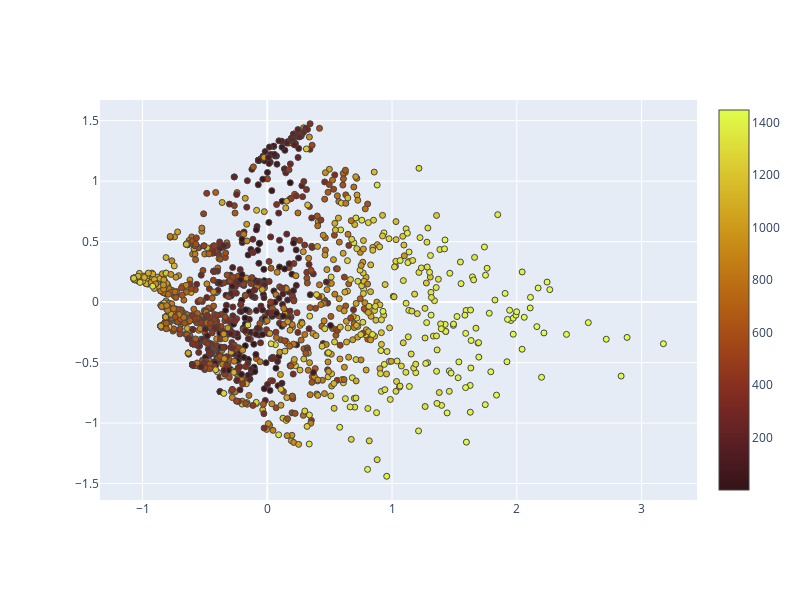
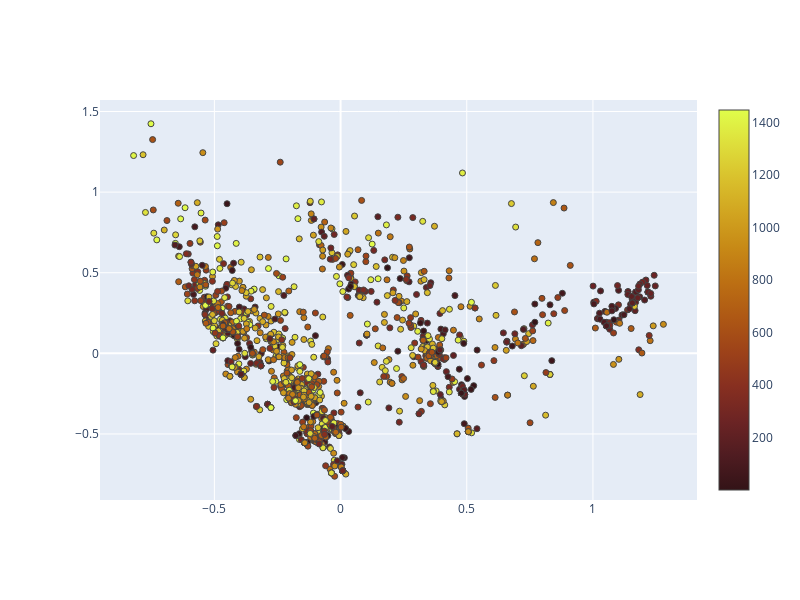
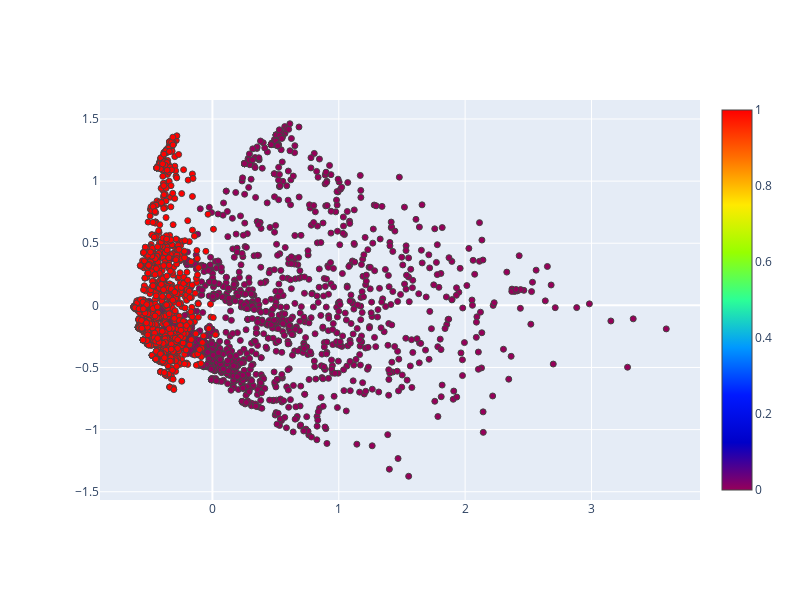

Here is the notebook cell these charts were saved with, in order:
### Code cell
from node2vec2rank.visualization_utils import dim_reduction, plot_embeddings

algorithm = 'pca'
n_components = 2

first_embeddings = model.node_embeddings[0]
second_embeddings = model.node_embeddings[1]
concat_embeddings = np.append(first_embeddings, second_embeddings, axis=0)

first_embeddings_red = dim_reduction(first_embeddings[:,:6], algorithm=algorithm, n_components=n_components)
second_embeddings_red = dim_reduction(second_embeddings[:,:6], algorithm=algorithm, n_components=n_components)
concat_embeddings_red = dim_reduction(concat_embeddings[:,:6], algorithm=algorithm, n_components=n_components)

plot_embeddings(first_embeddings_red, color_type='numeric', color = n2v2r_borda_ranking_pd.loc[node_names,'borda_ranks'], names=node_names)
plot_embeddings(second_embeddings_red, color_type='numeric', color = n2v2r_borda_ranking_pd.loc[node_names,'borda_ranks'], names=node_names)

num_nodes = first_embeddings_red.shape[0]
color_one = np.zeros(num_nodes)
color_two = np.ones(num_nodes)
color_concat = np.append(color_one, color_two, axis=0)

plot_embeddings(concat_embeddings_red, color=color_concat, names = np.append(node_names,node_names))

### Figure 1 — Plotly figure (JSON) as saved in the notebook; plotly's stock layout.template omitted (floating-point values rounded to 4 significant figures; data arrays with more than 128 entries replaced by an {"elided": "..."} marker saying what was removed)
{"data": [{"hovertemplate": "<b>(%{x},%{y})</b><br><b>%{text}</b><extra></extra>", "marker": {"color": {"elided": "1447 int values"}, "colorscale": [[0, "rgb(51, 19, 23)"], [0.09091, "rgb(79, 28, 33)"], [0.1818, "rgb(108, 36, 36)"], [0.2727, "rgb(135, 47, 32)"], [0.3636, "rgb(157, 66, 25)"], [0.4545, "rgb(174, 88, 20)"], [0.5455, "rgb(188, 111, 19)"], [0.6364, "rgb(199, 137, 22)"], [0.7273, "rgb(209, 164, 32)"], [0.8182, "rgb(217, 192, 44)"], [0.9091, "rgb(222, 222, 59)"], [1, "rgb(224, 253, 74)"]], "line": {"width": 1}, "showscale": true, "size": 6}, "mode": "markers", "text": {"elided": "1447 str values"}, "type": "scatter", "x": {"elided": "1447 float values"}, "y": {"elided": "1447 float values"}}], "layout": {"height": 600, "margin": {"b": 100, "l": 100, "r": 100, "t": 100}, "width": 800}}

### Figure 2 — Plotly figure (JSON) as saved in the notebook; plotly's stock layout.template omitted (floating-point values rounded to 4 significant figures; data arrays with more than 128 entries replaced by an {"elided": "..."} marker saying what was removed)
{"data": [{"hovertemplate": "<b>(%{x},%{y})</b><br><b>%{text}</b><extra></extra>", "marker": {"color": {"elided": "1447 int values"}, "colorscale": [[0, "rgb(51, 19, 23)"], [0.09091, "rgb(79, 28, 33)"], [0.1818, "rgb(108, 36, 36)"], [0.2727, "rgb(135, 47, 32)"], [0.3636, "rgb(157, 66, 25)"], [0.4545, "rgb(174, 88, 20)"], [0.5455, "rgb(188, 111, 19)"], [0.6364, "rgb(199, 137, 22)"], [0.7273, "rgb(209, 164, 32)"], [0.8182, "rgb(217, 192, 44)"], [0.9091, "rgb(222, 222, 59)"], [1, "rgb(224, 253, 74)"]], "line": {"width": 1}, "showscale": true, "size": 6}, "mode": "markers", "text": {"elided": "1447 str values"}, "type": "scatter", "x": {"elided": "1447 float values"}, "y": {"elided": "1447 float values"}}], "layout": {"height": 600, "margin": {"b": 100, "l": 100, "r": 100, "t": 100}, "width": 800}}

### Figure 3 — Plotly figure (JSON) as saved in the notebook; plotly's stock layout.template omitted (floating-point values rounded to 4 significant figures; data arrays with more than 128 entries replaced by an {"elided": "..."} marker saying what was removed)
{"data": [{"hovertemplate": "<b>(%{x},%{y})</b><br><b>%{text}</b><extra></extra>", "marker": {"color": {"elided": "2894 int values"}, "colorscale": [[0, "rgb(150,0,90)"], [0.125, "rgb(0,0,200)"], [0.25, "rgb(0,25,255)"], [0.375, "rgb(0,152,255)"], [0.5, "rgb(44,255,150)"], [0.625, "rgb(151,255,0)"], [0.75, "rgb(255,234,0)"], [0.875, "rgb(255,111,0)"], [1, "rgb(255,0,0)"]], "line": {"width": 1}, "showscale": true, "size": 6}, "mode": "markers", "text": {"elided": "2894 str values"}, "type": "scatter", "x": {"elided": "2894 float values"}, "y": {"elided": "2894 float values"}}], "layout": {"height": 600, "margin": {"b": 100, "l": 100, "r": 100, "t": 100}, "width": 800}}
